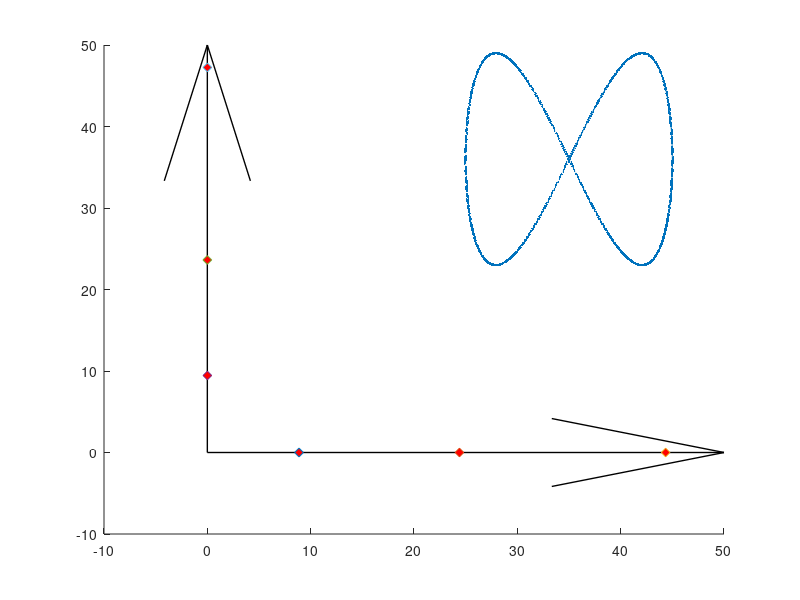

The MATLAB script that drew this image: (Note: this script raises an error after producing the figure.)
close all;
try
    iteratzia_NO = iteratzia_NO + 1;
    clearvars -except iteratzia_NO
catch
    iteratzia_NO = 1;
end
%% Errors
mu_err = 0;


% % % 1
% % section_NO = 1;
% % position_sigma = 0;
% % angle_sigma = 0;
% % pixel_sigma = 0; % trust me
% % 
% % % 2
% % section_NO = 2;
% % position_sigma = 0.5;
% % angle_sigma = 0;
% % pixel_sigma = 0; % trust me

% 3
section_NO = 3;
position_sigma = 0;
angle_sigma = 0.2;
pixel_sigma = 0; % trust me

% % % 4 
% % section_NO = 4;
% % position_sigma = 0;
% % angle_sigma = 0;
% % pixel_sigma = 7; % trust me
% % 
% % % 5 
% % section_NO = 5;
% % position_sigma = 0.5;
% % angle_sigma = 0.2;
% % pixel_sigma = 7; % trust me


%%

disp("Creating File...");

dt = 1/30;

% trajectory 1
trajectory_NO = 1;
t = 0:dt:30;
x = -15.*sin(0.23.*t) + 34;
y = 0.12.*t.*(t-30) + 50;
z = 15*atan(0.5.*t - 5) - 14.*atan(0.5.*t-7)+ 5.*atan(0.5.*(t-25)) +12 ;

% trajectory 2
trajectory_NO = 2;
t = 0:dt:50;
x = 35+10*sin(0.13*t);
y = 36+26*sin(0.13*t).*cos(0.13*t);
z = 18+10*sin(0.08*t);


% % velocities
% dx = diff(x);
% dy = diff(y);
% dz = diff(z);
% dt = 1/30;
% v = sqrt((dx/dt).^2 + (dy/dt).^2 + (dz/dt).^2);
% figure(); plot(t(1:end-1),v);

% comet3(x(1:2:end),y(1:2:end),z(1:2:end));

figure(); hold on;
plot3(x,y,z,".-");

%%%
% ORIGIN pos   = 32      , 35     , 240   ,   0,  0,0
% station1 pos = 32.00008, 35     , 240   ,   70, 25,0 
% station2 pos = 32.00022, 35     , 240   ,   90, 25,0
% station3 pos = 32.00040 ,35     , 240   ,   110,25,0
% station4 pos = 32      , 34.9999, 240   ,   30,25,0
% station4 pos = 32      , 34.99975, 240  ,   0,25,0
% station6 pos = 32      , 34.9995, 240   ,   -30,25,0
%%%

cams_pos = [8.8712799126e+00  3.7249758834e-11 -6.1934059024e-06;
            2.4396020029e+01 -4.6201353853e-10 -4.6835781419e-05;
            4.4356400681e+01 -1.0593836917e-10 -1.5483184173e-04;
            4.3700543668e-06  9.4496694118e+00 -6.9935488966e-06;
            2.7311974954e-05  2.3624173530e+01 -4.3708296574e-05;
            1.0924804709e-04  4.7248347060e+01 -1.7483342198e-04];

% Add errors
for i = 1:6
    for j = 1:3
        cams_pos(i,j) = cams_pos(i,j) + normrnd(mu_err, position_sigma);
    end
end

Rz = @(psi) [cos(psi), sin(psi), 0;
            -sin(psi), cos(psi), 0;
            0        , 0        ,1];

Ry = @(theta) [cos(theta), 0    , -sin(theta);
               0         , 1    , 0          ;
               sin(theta), 0    , cos(theta)];

Rx = @(phi) [1, 0       , 0       ;
             0, cos(phi), sin(phi);
             0, -sin(phi), cos(phi)];

DCM_origin2camera = @(psi, theta, phi) Rx(deg2rad(phi))*Ry(deg2rad(theta))*Rz(deg2rad(psi));


camera_angles = [70, -25, 0.0000;
                90, -25, 0;
                110, -25, 0;
                30, -25, 0;
                0, -25, 0;
                -30,-25,0];

% Add errors
for i = 1:6
    for j = 1:3
        camera_angles(i,j) = camera_angles(i,j) + normrnd(mu_err, angle_sigma);
    end
end


% camera_DCMs 

for i = 1:length(camera_angles)
    camera_DCMs(i,:,:) = DCM_origin2camera(camera_angles(i,1),camera_angles(i,2),camera_angles(i,3));
end 



% Draw Origin System
quiver3(0,0,0,50,0,0,"off", "Color","k","LineWidth",1);
quiver3(0,0,0,0,50,0,"off", "Color","k","LineWidth",1);
quiver3(0,0,0,0,0,50,"off", "Color","k","LineWidth",1);

% Draw Stations
for i = 1:length(cams_pos)
    pos = cams_pos(i,:);
    scatter3(pos(1),pos(2),pos(3), 40,"MarkerFaceColor",'r', "Marker",'diamond');
end

Vertical_halfAngle_deg = 26.1;
Horizontal_halfAngle_deg = 47;
depth_m = 10;
DrawCamsFOV(gca(), cams_pos, camera_angles, Vertical_halfAngle_deg, Horizontal_halfAngle_deg, depth_m);

axis equal;
xlim([-5, 55]);
ylim([-5, 55]);
zlim([-10, 55]);
xlabel("X");
ylabel("Y");
zlabel("Z");
view(3); grid on;


%% Azimuth elevation calc

syms theta psi or2cam

% cam2drone = Ry(theta)*Rz(psi);
% disp(transpose(cam2drone)*[1;0;0]);

for cam_i = 1:length(camera_DCMs)
    for point_i = 1:length(x)
        Vec = [x(point_i);y(point_i);z(point_i)] - [cams_pos(cam_i,1);cams_pos(cam_i,2);cams_pos(cam_i,3)];
        Test_Length(cam_i, point_i) = norm(Vec);
        Vec = Vec./norm(Vec);

        DCM_or2cam = DCM_origin2camera(camera_angles(cam_i,1),camera_angles(cam_i,2),camera_angles(cam_i,3));
        Vec_CAM = DCM_or2cam*Vec;

        theta = -asin(Vec_CAM(3));
        azimuth = atan(Vec_CAM(2)/Vec_CAM(1));
        
        Trajectory_elev_azim(cam_i, point_i, :) = [theta, azimuth];

       
    end
end


%% Test

% for cam_i = 1:length(camera_DCMs)
%     for point_i = 1:length(x)
%         tehta_azimuth_vec = reshape(Trajectory_elev_azim(cam_i, point_i,:),1,2);
%         pos = cams_pos(cam_i,:);
%         vector_cam2drone_CAM = (Ry(Trajectory_elev_azim(cam_i,point_i,1))*Rz(Trajectory_elev_azim(cam_i, point_i,2)))'*[1;0;0]*Test_Length(cam_i, point_i);
%         DCM_or2cam = DCM_origin2camera(camera_angles(cam_i,1),camera_angles(cam_i,2),camera_angles(cam_i,3));
%         vector_cam2drone_ORIGIN = DCM_or2cam'*vector_cam2drone_CAM;
% 
%         drone_position(cam_i, point_i,:) = pos' + vector_cam2drone_ORIGIN;
%     end
% end
% 
% plot3(drone_position(1,:,1),drone_position(1,:,2),drone_position(1,:,3), "r--");
% plot3(drone_position(2,:,1),drone_position(2,:,2),drone_position(2,:,3), "g--");
% plot3(drone_position(3,:,1),drone_position(3,:,2),drone_position(3,:,3), "k--");
% plot3(drone_position(4,:,1),drone_position(4,:,2),drone_position(4,:,3), "y--");
% 
% disp("DONE WITH TESTING");

%% DROP TO FILE

if ~exist("InjectedData", 'dir')
   mkdir("InjectedData");
   disp("Created Directory 'InjectedData\'");
end

FILE = fopen("InjectedData\injection_data.csv", "w");

for point_i = 1:length(Trajectory_elev_azim(1,:,1))
    for cams_i = 1:length(camera_angles)
        
        az = Trajectory_elev_azim(cams_i, point_i, 2);
        el = Trajectory_elev_azim(cams_i, point_i, 1);

%            THIS IS THE GEOMETRIC WAY TO SOLVE IT:
%            pix_1 = 1920/2 - A*tan(az);
%            pix_2 = 1080/2 + B/cos(az)*tan(el);
       
        
        camera_num = 1;
        option_num = 1;
        [pix_1, pix_2] = camera_calibration_final_inverse(camera_num, option_num, -rad2deg(az), -rad2deg(el));
        
        pix_1 = pix_1 + round(normrnd(mu_err, pixel_sigma));
        pix_2 = pix_2 + round(normrnd(mu_err, pixel_sigma));

        if (pix_1 > 1920 || pix_1 < 0)
            continue;
        end
        if (pix_2 > 1080 || pix_2 < 0)
            continue;
        end
        str_write = sprintf("%.0f,%.10f,%.10f,%.10f\n", cams_i,round(pix_1), round(pix_2), t(point_i));
%         str_write = [cams_i, pix_1, pix_2];
        fprintf(FILE,str_write);
    end
end
fclose(FILE);
disp("DONE WITH CREATING INJECTION FILE injection_data.csv");

save(sprintf("InjectedData\\injected_dat_section%.0f_iter%.0f.mat",section_NO,iteratzia_NO), ...
    'x', ...
    'y', ...
    'z', ...
    't', ...
    'dt', ...
    'cams_pos', ...
    'camera_angles', ...
    'Vertical_halfAngle_deg', ...
    'Horizontal_halfAngle_deg', ...
    'depth_m');

disp("Saved injection parameters to 'injected_data.mat'");